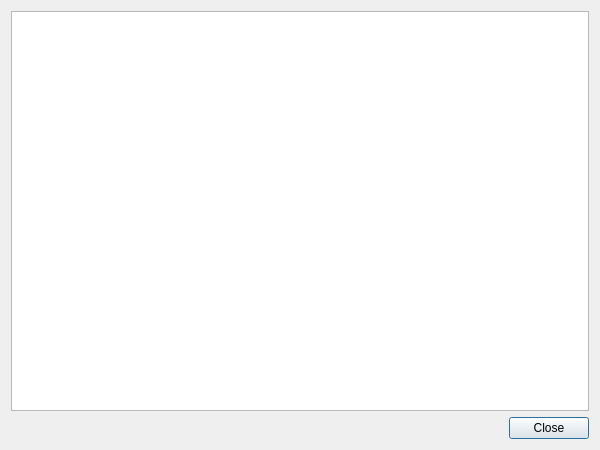
<?xml version="1.0" encoding="UTF-8"?>
<ui version="4.0">
 <class>LoggingDialog</class>
 <widget class="QDialog" name="LoggingDialog">
  <property name="geometry">
   <rect>
    <x>0</x>
    <y>0</y>
    <width>600</width>
    <height>450</height>
   </rect>
  </property>
  <property name="windowTitle">
   <string>Log</string>
  </property>
  <layout class="QVBoxLayout" name="verticalLayout">
   <item>
    <widget class="QTextEdit" name="logTextEdit">
     <property name="readOnly">
      <bool>true</bool>
     </property>
    </widget>
   </item>
   <item>
    <widget class="QDialogButtonBox" name="buttonBox">
     <property name="orientation">
      <enum>Qt::Horizontal</enum>
     </property>
     <property name="standardButtons">
      <set>QDialogButtonBox::Close</set>
     </property>
    </widget>
   </item>
  </layout>
 </widget>
 <resources/>
 <connections>
  <connection>
   <sender>buttonBox</sender>
   <signal>accepted()</signal>
   <receiver>LoggingDialog</receiver>
   <slot>accept()</slot>
   <hints>
    <hint type="sourcelabel">
     <x>248</x>
     <y>254</y>
    </hint>
    <hint type="destinationlabel">
     <x>157</x>
     <y>274</y>
    </hint>
   </hints>
  </connection>
  <connection>
   <sender>buttonBox</sender>
   <signal>rejected()</signal>
   <receiver>LoggingDialog</receiver>
   <slot>reject()</slot>
   <hints>
    <hint type="sourcelabel">
     <x>316</x>
     <y>260</y>
    </hint>
    <hint type="destinationlabel">
     <x>286</x>
     <y>274</y>
    </hint>
   </hints>
  </connection>
 </connections>
</ui>
